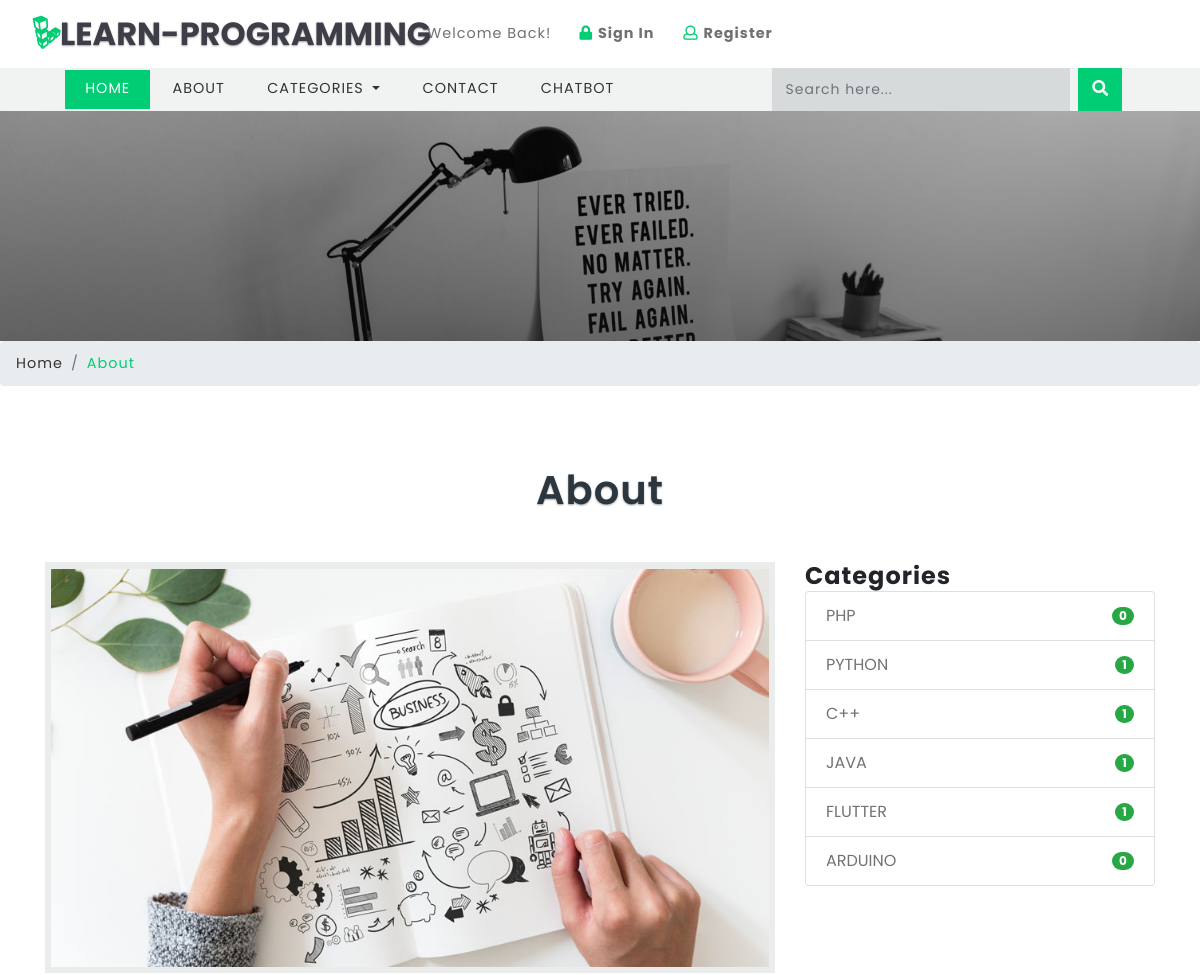
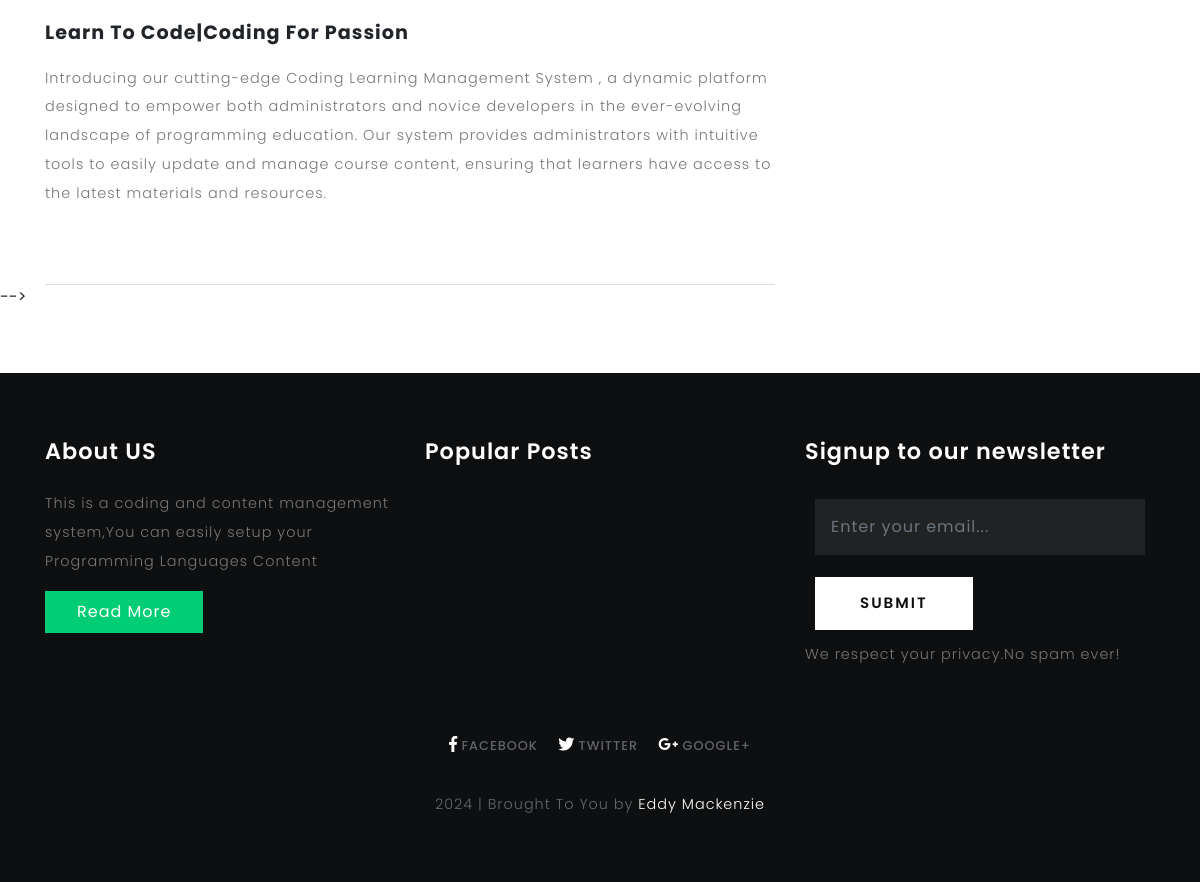
Page /about.php on the committed database (2 pictures, top to bottom).
### tables this page shows
CREATE TABLE `titles` (
  `id` int(10) UNSIGNED NOT NULL,
  `website_name` varchar(40) DEFAULT NULL,
  `tagline` varchar(40) DEFAULT NULL,
  `icon` varchar(40) DEFAULT NULL,
  `keywords` varchar(220) DEFAULT NULL,
  `short_description` varchar(200) DEFAULT NULL,
  `bannertext1` varchar(150) DEFAULT NULL,
  `bannertext2` varchar(150) DEFAULT NULL,
  `bannertext3` varchar(150) DEFAULT NULL,
  `bannertext4` varchar(150) DEFAULT NULL,
  `detailed_description` text DEFAULT NULL,
  `address` varchar(40) DEFAULT NULL,
  `email` varchar(80) DEFAULT NULL,
  `phone` varchar(40) DEFAULT NULL,
  `googlemap` varchar(255) DEFAULT NULL
);

CREATE TABLE `blog_categories` (
  `id` int(10) UNSIGNED NOT NULL,
  `name` varchar(40) NOT NULL
);

### libs/fetch_data.php (the view, shortened to what this page needs)
<?php
function gettagline($table){
	require("database/db_connect.php");
	$sql="SELECT * FROM $table ";
	if ($result=mysqli_query($con,$sql))
	{
		foreach ($result as $titles => $tagline) {
			echo ''.$tagline['tagline'].'';
		}
	}
}
function getshortdescription($table){
	require("database/db_connect.php");
	$sql="SELECT * FROM $table ";
	if ($result=mysqli_query($con,$sql))
	{
		foreach ($result as $titles => $sdc) {
			echo ''.$sdc['short_description'].'';
		}
	}
}
function getdetaileddescription($table){
	require("database/db_connect.php");
	$sql="SELECT * FROM $table ";
	if ($result=mysqli_query($con,$sql))
	{
		foreach ($result as $titles => $sdc) {
			echo ''.$sdc['detailed_description'].'';
		}
	}
}
function countcategories(){
	require("database/db_connect.php");
	$sql="SELECT * FROM blog_categories LIMIT 10";
	if ($result=mysqli_query($con,$sql))
	{
		foreach ($result as $categoriescount => $categorydata) {
			$categoryid=$categorydata['id'];
			$sql="SELECT * FROM blogs WHERE category='$categoryid'";
			if ($result=mysqli_query($con,$sql)) {
				$rowcountcategory=mysqli_num_rows($result);
			}
			echo '<li class="list-group-item d-flex justify-content-between align-items-center">
			'.$categorydata['name'].'
			<span class="badge badge-success badge-pill">'.$rowcountcategory.'</span>
			</li>';
		}
	}
}
function getwebname($table){
	require("database/db_connect.php");
	$sql="SELECT * FROM $table ";
	if ($result=mysqli_query($con,$sql))
	{
		foreach ($result as $titles => $blogname) {
			echo ''.$blogname['website_name'].'';
		}
	}
}
function getlinks($table,$platform){
	require("database/db_connect.php");
	$sql="SELECT * FROM $table ";
	if ($result=mysqli_query($con,$sql))
	{
		$rowcount=mysqli_num_rows($result);
		if ($rowcount==0) {
			echo '#';
		}
		foreach ($result as $link => $site) {
			if ($platform=="facebook") {
				echo ''.$site['facebook'].'';
			}
			elseif ($platform=="twitter") {
				echo ''.$site['twitter'].'';
			}
			elseif ($platform=="googleplus") {
				echo ''.$site['googleplus'].'';
			}
			elseif ($platform=="pinterest") {
				echo ''.$site['pinterest'].'';
			}
			elseif ($platform=="dribble") {
				echo ''.$site['dribble'].'';
			}
		}
	}
}
function getcategoriesmenu($table)
{
	require("database/db_connect.php");
	$sql="SELECT * FROM $table ";
	if ($result=mysqli_query($con,$sql))
	{
		$rowcount=mysqli_num_rows($result);
		if ($rowcount==0) {
			echo 'No Categories';
		}
		foreach ($result as $blog_categories => $category) {
			echo '<a class="dropdown-item" href="category.php?id='.$category['id'].'">'.$category['name'].'</a>
			<div class="dropdown-divider"></div>';
		}
	}
}
?>

### css/style.css (style rules this page uses)
html, body { margin: 0; font-size: 100%; font-family: 'Poppins', sans-serif; background: #fff; }

### rows in the picture
titles: website_name "Learn To Code", tagline "Coding For Passion", detailed_description "Introducing our cutting-edge Coding Learning Management System , a dynamic platform designed to empower both administrators and novice developers in the ever-evolving landscape of programming education. Our system provides administrators with intuitive tools to easily update and manage course content, ensuring that learners have access to the latest materials and resources.", short_description "This is a coding and content management system,You can easily setup your Programming Languages Content"
blog_categories: name "PHP", rowcountcategory "0"
blog_categories: name "PYTHON", rowcountcategory "1"
blog_categories: name "C++", rowcountcategory "1"
blog_categories: name "JAVA", rowcountcategory "1"
blog_categories: name "FLUTTER", rowcountcategory "1"
blog_categories: name "ARDUINO", rowcountcategory "0"
